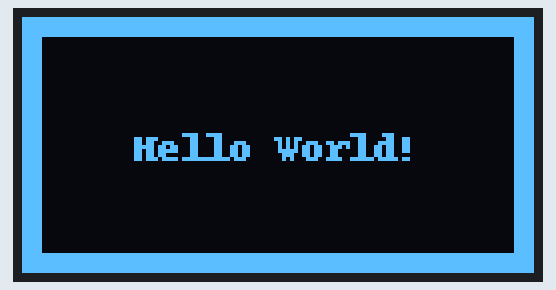
A program run on a simulated Raspberry Pi (BCM pin numbers). Parts: 128×64 one-colour display. At 0.1 s the program stops and its outputs stay as they are.

Above: at 0.2 s.

The program:

main.py
```python
import board
import digitalio
from PIL import Image, ImageDraw, ImageFont
import adafruit_ssd1306

# Initialize OLED display dimensions
WIDTH = 128
HEIGHT = 64

# Set up I2C communication with the OLED display
i2c = board.I2C()  # Utilizes board's SCL and SDA pins
oled = adafruit_ssd1306.SSD1306_I2C(WIDTH, HEIGHT, i2c, addr=0x3C)

# Clear the OLED display
oled.fill(0)
oled.show()

# Create a new image with 1-bit color for drawing
image = Image.new("1", (oled.width, oled.height))

# Obtain a drawing object to manipulate the image
draw = ImageDraw.Draw(image)

# Draw a filled white rectangle as the background
draw.rectangle((0, 0, oled.width, oled.height), outline=255, fill=255)

# Define border size for an inner rectangle
BORDER = 5
# Draw a smaller black rectangle inside the larger one
draw.rectangle(
    (BORDER, BORDER, oled.width - BORDER - 1, oled.height - BORDER - 1),
    outline=0,
    fill=0,
)

# Load the default font for text
font = ImageFont.load_default()

def getfontsize(font, text):
    # Calculate the size of the text in pixels
    left, top, right, bottom = font.getbbox(text)
    return right - left, bottom - top

# Define the text to be displayed
text = "Hello World!"
# Get the width and height of the text in pixels
(font_width, font_height) = getfontsize(font, text)
# Draw the text, centered on the display
draw.text(
    (oled.width // 2 - font_width // 2, oled.height // 2 - font_height // 2),
    text,
    font=font,
    fill=255,
)

# Send the image to the OLED display
oled.image(image)
oled.show()
```
